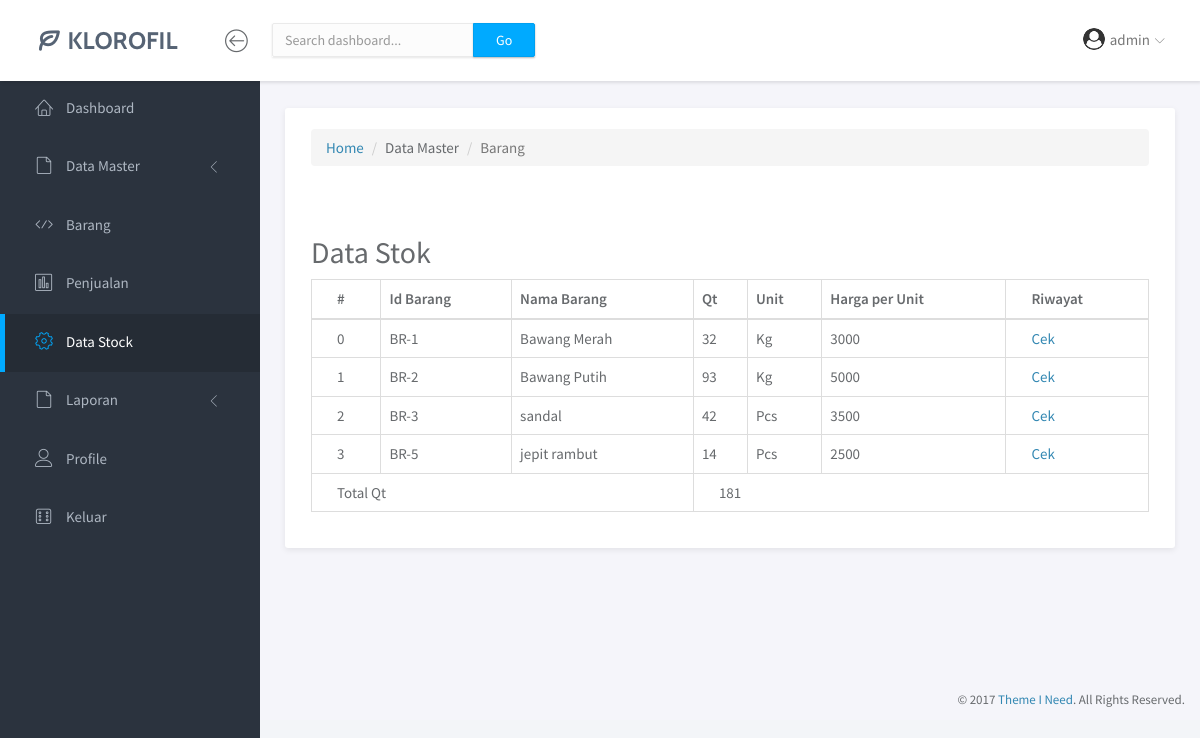
The page /5-Dashboard-DataStock.php (signed in) on the database as committed earlier.
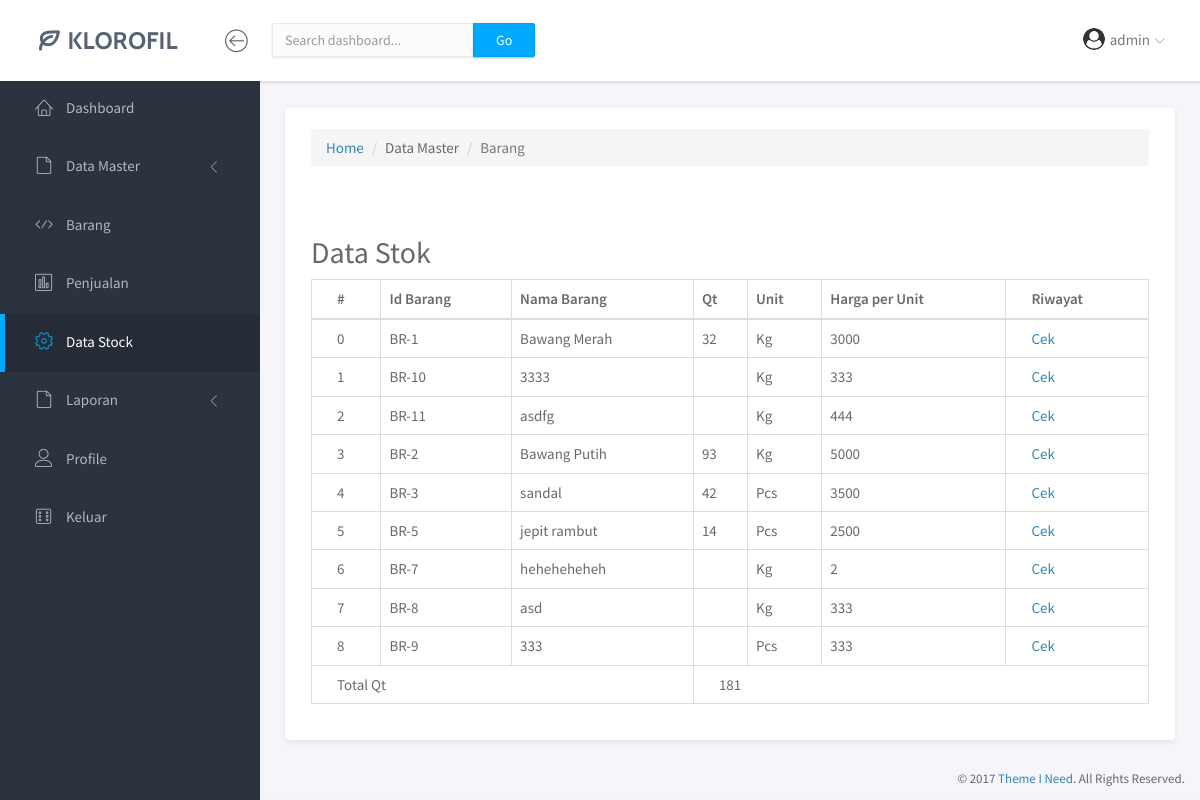
The same page on the database as committed later.
### tables this page shows
CREATE TABLE `identitas_barang` (
  `Kode_Barang` varchar(12) NOT NULL,
  `Nama_Barang` varchar(30) NOT NULL,
  `Unit` enum('Kg','Pcs') NOT NULL,
  `Harga_Beli` bigint(20) NOT NULL,
  `Harga_Jual` bigint(20) NOT NULL,
  `Quantity` bigint(20) DEFAULT NULL,
  `Total_Quantity` bigint(20) DEFAULT NULL,
  `uploaded` datetime NOT NULL DEFAULT CURRENT_TIMESTAMP,
  `deleted` tinyint(1) NOT NULL DEFAULT '0'
);

### functions/functions-belibarang.php (called while the page is built, shortened)
<?php
$conn = mysqli_connect("localhost", "root", "", "kpdiana");
function query($query) {
	global $conn;
	$result = mysqli_query($conn, $query);
	$rows = [];
	while( $row = mysqli_fetch_assoc($result) ) {
		$rows[] = $row;
	}
	return $rows;
}
?>

### 5-Dashboard-DataStock.php (the view, shortened to what the changed rows need)
<?php
require 'functions/functions-belibarang.php';
$daftarbarang = query("SELECT * FROM identitas_barang WHERE deleted = 0");
?>
<!doctype html>
<html lang="en">
<head>
    <link rel="stylesheet" href="assets/vendor/bootstrap/css/bootstrap.min.css">
    <link rel="stylesheet" href="assets/vendor/fontawesome-free-5.15.3-web/css/all.css">
    <link rel="stylesheet" href="assets/vendor/linearicons/style.css">
    <link rel="stylesheet" href="assets/vendor/chartist/css/chartist-custom.css">
    <link rel="stylesheet" href="assets/css/main.css">
    <link rel="stylesheet" href="assets/css/demo.css">
    <link rel="stylesheet" href="assets/vendor/datatables/jquery.dataTables.min.css">
</head>
<body>
    <div id="wrapper">
        <div class="main">
            <div class="main-content">
                <div class="container-fluid">
                    <div class="panel panel-headline">
                        <div class="panel-body">
                            <div class="row">
                                <div class="col-md-12">
                                    <h2>Data Stok</h2>
                                    <table class="table table-bordered">
                                        <thead>
                                            <tr>
                                                <th>#</th>
                                                <th>Id Barang</th>
                                                <th>Nama Barang</th>
                                                <th>Qt</th>
                                                <th>Unit</th>
                                                <th>Harga per Unit</th>
                                                <th>Riwayat</th>
                                            </tr>
                                        </thead>
                                        <tbody>
                                            <?php $i=0;$totalqt=0; ?>
                                            <?php foreach($daftarbarang as $barang): ?>
                                                <tr>
                                                    <td><?= $i ?></td>
                                                    <td><?= $barang['Kode_Barang'] ?></td>
                                                    <td><?= $barang['Nama_Barang'] ?></td>
                                                    <td><?= $barang['Quantity'] ?></td>
                                                    <td><?= $barang['Unit'] ?></td>
                                                    <td><?= $barang['Harga_Beli'] ?></td>
                                                    <td>
                                                        <a href="5-Dashboard-DataStock-riwayat.php?id=<?= $barang['Kode_Barang'] ?>&barang=<?= $barang['Nama_Barang'] ?>">Cek</a>
                                                    </td>
                                                </tr>
                                                <?php $i++;$totalqt+= (int)$barang['Quantity'];?>
                                            <?php endforeach ?>
                                        </tbody>
                                    </table>
                                </div>
                            </div>
                        </div>
                    </div>
                </div>
            </div>
        </div>
</body>
</html>

Rows that differ between the two databases and show on the page:
added identitas_barang: Kode_Barang "BR-10", Nama_Barang "3333", Unit "Kg", Harga_Beli "333"
added identitas_barang: Kode_Barang "BR-11", Nama_Barang "asdfg", Unit "Kg", Harga_Beli "444"
added identitas_barang: Kode_Barang "BR-7", Nama_Barang "heheheheheh", Unit "Kg", Harga_Beli "2"
added identitas_barang: Kode_Barang "BR-8", Nama_Barang "asd", Unit "Kg", Harga_Beli "333"
added identitas_barang: Kode_Barang "BR-9", Nama_Barang "333", Unit "Pcs", Harga_Beli "333"
